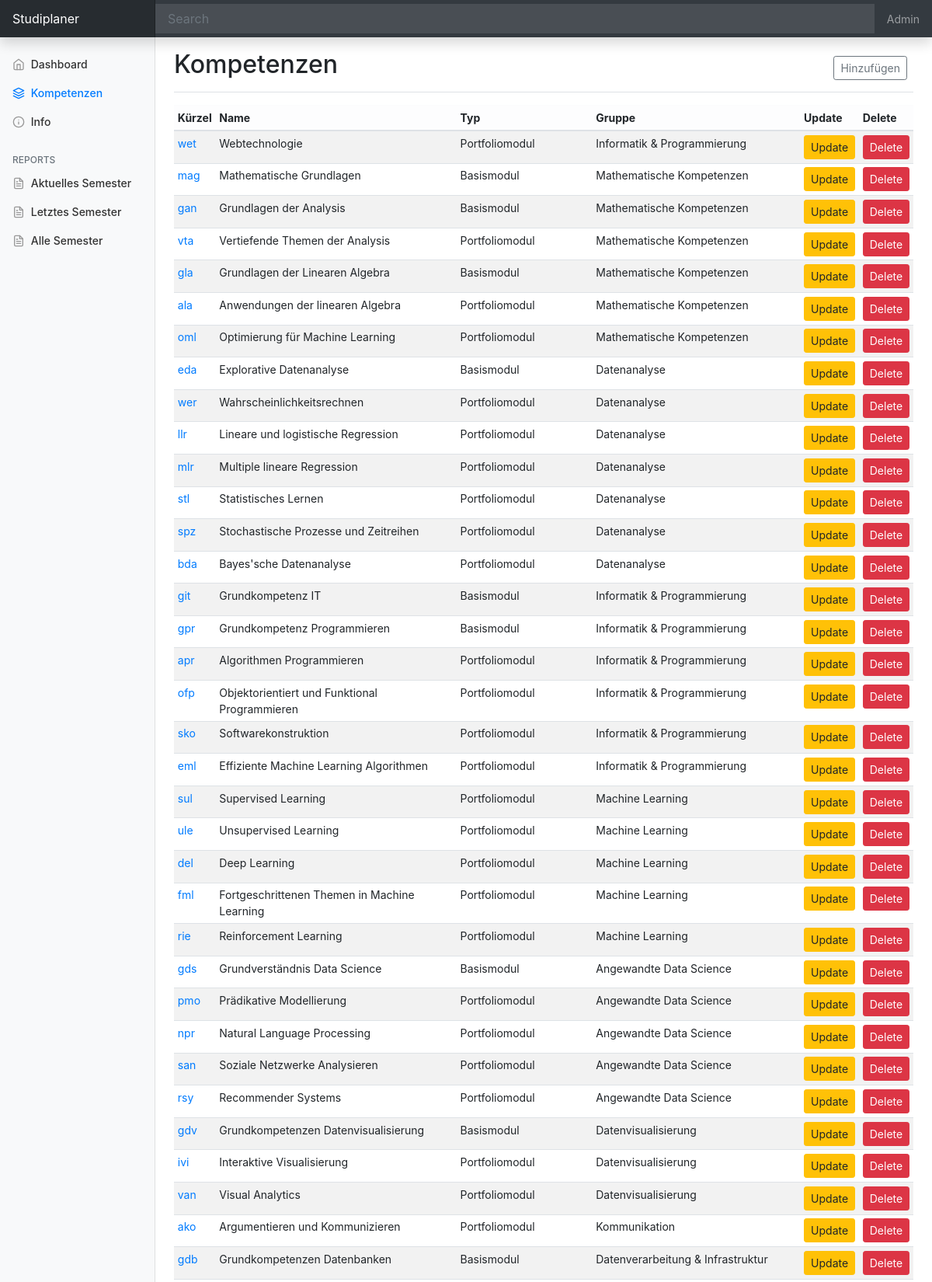
/kompetenzen/ (upper part), run on the app's committed database.
### kompetenzen/models.py (models this page shows, shortened)
class course(models.Model):
    id              = models.AutoField(primary_key=True)
    name            = models.CharField(max_length=200, null=True)
    shortname       = models.CharField(max_length=10, null=True)
    type            = models.ForeignKey(course_type, null=True, on_delete=models.SET_NULL, blank=True)
    group           = models.ForeignKey(course_group, null=True,on_delete=models.SET_NULL, blank=True)
    credits         = models.IntegerField(null=True)
    date_created    = models.DateTimeField(auto_now_add=True)
    done            = models.BooleanField(default=False)
    semester        = models.ForeignKey(course_semester, null=True, on_delete=models.SET_NULL, blank=True)
    link            = models.CharField(max_length=300, null=True, blank=True)

class course_type(models.Model):
    id              = models.AutoField(primary_key=True)
    name            = models.CharField(max_length=100, null=True)
    date_created    = models.DateTimeField(auto_now_add=True)
    def __str__(self):
        return self.name

class course_group(models.Model):
    id              = models.AutoField(primary_key=True)
    name            = models.CharField(max_length=100, null=True)
    maxcredits      = models.IntegerField(null=True)
    mincredits      = models.IntegerField(null=True)
    date_created    = models.DateTimeField(auto_now_add=True)
    def __str__(self):
        return self.name

### kompetenzen/views.py (the view)
# urls.py: path('', include('kompetenzen.urls'))
def kompetenzen(request):
     co = course.objects.all()
     return render(request, 'kompetenzen/kompetenzen.html', {'course':co})

### kompetenzen/templates/kompetenzen/kompetenzen.html
{% extends 'kompetenzen/main.html' %}
{% block content %}
<main class="col-md-9 ml-sm-auto col-lg-10 px-md-4">
  <div class="d-flex justify-content-between flex-wrap flex-md-nowrap align-items-center pt-3 pb-2 mb-3 border-bottom">
    <h1 class="h2">Kompetenzen</h1>
    <div class="btn-toolbar mb-2 mb-md-0">
      <div class="btn-group mr-2">
        <a href="{% url 'courseinsert' %}" class="btn btn-sm btn-outline-secondary">Hinzufügen</a>
      </div>
    </div>
  </div>
  <div class="table-responsive">
    <table class="table table-striped table-sm">
      <thead class="table-light">
        <tr>
          <th>Kürzel</th>
          <th>Name</th>
          <th>Typ</th>
          <th>Gruppe</th>
          <th>Update</th>
          <th>Delete</th>
        </tr>
      </thead>
      <tbody>
        {% for i in course %}
        <tr>
          <td><a href="{% url 'coursedetail'  i.id %}">{{i.shortname}}</a></td>
          <td>{{i.name}}</td>
          <td>{{i.type}}</td>
          <td>{{i.group}}</td>
          <td><a class="btn btn-sm btn-warning" href="{% url 'courseupdate' i.id %}">Update</a></td>
          <td><a class="btn btn-sm btn-danger" href="{% url 'coursedelete' i.id %}">Delete</a></td>
        </tr>
        {% endfor %}
      </tbody>
    </table>
  </div>
</main>
{% endblock %}

### static/css/main.css (style rules this page uses)
body { background-color: #ffffff; }

### static/css/dashboard.css (style rules this page uses)
body { font-size: .875rem; }

### data on the page
course: shortname "wet", name "Webtechnologie", type "Portfoliomodul", group "Informatik & Programmierung"
course: shortname "mag", name "Mathematische Grundlagen", type "Basismodul", group "Mathematische Kompetenzen"
course: shortname "gan", name "Grundlagen der Analysis", type "Basismodul", group "Mathematische Kompetenzen"
course: shortname "vta", name "Vertiefende Themen der Analysis", type "Portfoliomodul", group "Mathematische Kompetenzen"
course: shortname "gla", name "Grundlagen der Linearen Algebra", type "Basismodul", group "Mathematische Kompetenzen"
course: shortname "ala", name "Anwendungen der linearen Algebra", type "Portfoliomodul", group "Mathematische Kompetenzen"
course: shortname "oml", name "Optimierung für Machine Learning", type "Portfoliomodul", group "Mathematische Kompetenzen"
course: shortname "eda", name "Explorative Datenanalyse", type "Basismodul", group "Datenanalyse"
course: shortname "wer", name "Wahrscheinlichkeitsrechnen", type "Portfoliomodul", group "Datenanalyse"
course: shortname "llr", name "Lineare und logistische Regression", type "Portfoliomodul", group "Datenanalyse"
course: shortname "mlr", name "Multiple lineare Regression", type "Portfoliomodul", group "Datenanalyse"
course: shortname "stl", name "Statistisches Lernen", type "Portfoliomodul", group "Datenanalyse"
course: shortname "spz", name "Stochastische Prozesse und Zeitreihen", type "Portfoliomodul", group "Datenanalyse"
course: shortname "bda", name "Bayes'sche Datenanalyse", type "Portfoliomodul", group "Datenanalyse"
course: shortname "git", name "Grundkompetenz IT", type "Basismodul", group "Informatik & Programmierung"
course: shortname "gpr", name "Grundkompetenz Programmieren", type "Basismodul", group "Informatik & Programmierung"
course: shortname "apr", name "Algorithmen Programmieren", type "Portfoliomodul", group "Informatik & Programmierung"
course: shortname "ofp", name "Objektorientiert und Funktional Programmieren", type "Portfoliomodul", group "Informatik & Programmierung"
course: shortname "sko", name "Softwarekonstruktion", type "Portfoliomodul", group "Informatik & Programmierung"
course: shortname "eml", name "Effiziente Machine Learning Algorithmen", type "Portfoliomodul", group "Informatik & Programmierung"
course: shortname "sul", name "Supervised Learning", type "Portfoliomodul", group "Machine Learning"
course: shortname "ule", name "Unsupervised Learning", type "Portfoliomodul", group "Machine Learning"
course: shortname "del", name "Deep Learning", type "Portfoliomodul", group "Machine Learning"
course: shortname "fml", name "Fortgeschrittenen Themen in Machine Learning", type "Portfoliomodul", group "Machine Learning"
course: shortname "rie", name "Reinforcement Learning", type "Portfoliomodul", group "Machine Learning"
course: shortname "gds", name "Grundverständnis Data Science", type "Basismodul", group "Angewandte Data Science"
course: shortname "pmo", name "Prädikative Modellierung", type "Portfoliomodul", group "Angewandte Data Science"
course: shortname "npr", name "Natural Language Processing", type "Portfoliomodul", group "Angewandte Data Science"
course: shortname "san", name "Soziale Netzwerke Analysieren", type "Portfoliomodul", group "Angewandte Data Science"
course: shortname "rsy", name "Recommender Systems", type "Portfoliomodul", group "Angewandte Data Science"
course: shortname "gdv", name "Grundkompetenzen Datenvisualisierung", type "Basismodul", group "Datenvisualisierung"
course: shortname "ivi", name "Interaktive Visualisierung", type "Portfoliomodul", group "Datenvisualisierung"
course: shortname "van", name "Visual Analytics", type "Portfoliomodul", group "Datenvisualisierung"
course: shortname "ako", name "Argumentieren und Kommunizieren", type "Portfoliomodul", group "Kommunikation"
course: shortname "gdb", name "Grundkompetenzen Datenbanken", type "Basismodul", group "Datenverarbeitung & Infrastruktur"
